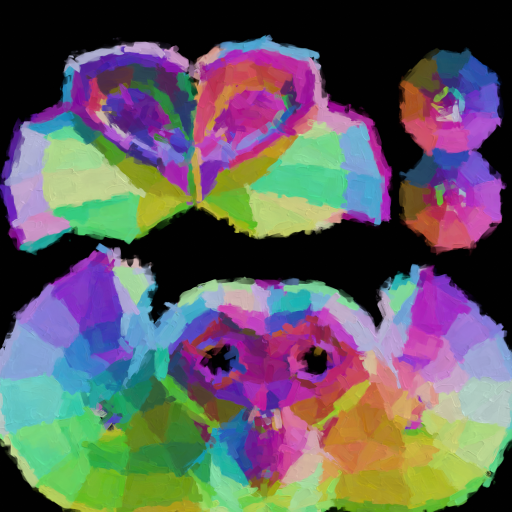
#> input picture painted.png, 1024 x 1024 px, given as the content of the folder /Users/barrett/Tristan/Projects/Blender/Thesis/Refrences, which was not available (shown at 1/2 size)
$ python brushstroke_analysis.py
#> lines starting #> are read from the running program, lines starting #| are printed output that depends on the picture; after the words box and inside, x2 and y2 are one past the last pixel; in counts of white or black regions, pixels touching at a corner belong together; pictures that were not available may be replaced by others from this repository, and a replacement may not be noted
import cv2
import os
import numpy as np
import matplotlib.pyplot as plt

def detect_strokes(image_path):
    """Detect and analyze strokes based on their direction and length."""
    image = cv2.imread(image_path)
    gray = cv2.cvtColor(image, cv2.COLOR_BGR2GRAY)
    edges = cv2.Canny(gray, 50, 150, apertureSize=3)

    # Adjusting parameters to detect longer lines and be more selective
    lines = cv2.HoughLinesP(edges, 1, np.pi / 180, threshold=30, minLineLength=10, maxLineGap=20)

    directions = []
    lengths = []

    if lines is not None:
        for line in lines:
            x1, y1, x2, y2 = line[0]
            length = np.sqrt((x2 - x1) ** 2 + (y2 - y1) ** 2)
            angle = np.arctan2(y2 - y1, x2 - x1) * 180 / np.pi
            directions.append(angle)
            lengths.append(length)
            # Drawing lines on the image for visualization
            cv2.line(image, (x1, y1), (x2, y2), (0, 255, 0), 2)

    return directions, lengths, image

def analyze_folder(folder_path, display=False):
    """Process all images in a folder for stroke direction and length analysis."""
    files = [os.path.join(folder_path, f) for f in os.listdir(folder_path) if f.endswith('.png')]
    all_directions = []
    all_lengths = []

    for file in files:
        directions, lengths, annotated_image = detect_strokes(file)
        all_directions.extend(directions)
        all_lengths.extend(lengths)

        if display:
            plt.figure(figsize=(10, 5))
            plt.imshow(cv2.cvtColor(annotated_image, cv2.COLOR_BGR2RGB))
            plt.title(f'Strokes Detected in {os.path.basename(file)}')
            plt.show()

    return all_directions, all_lengths

def plot_comparative_results(real_directions, real_lengths, generated_directions, generated_lengths):
    """Plot comparative histograms of stroke directions and lengths for both datasets."""
    plt.figure(figsize=(12, 6))

    # Plotting stroke directions comparison
    plt.subplot(1, 2, 1)
    plt.hist(real_directions, bins=180, range=(-100, 100), color='blue', alpha=0.5, label='Real Paintings')
    plt.hist(generated_directions, bins=180, range=(-100, 100), color='red', alpha=0.5, label='Generated Paintings')
    plt.title('Comparison of Stroke Directions')
    plt.xlabel('Angle (degrees)')
    plt.ylabel('Frequency')
    plt.legend()
    plt.yscale('log')

    # Plotting stroke lengths comparison
    plt.subplot(1, 2, 2)
    plt.hist(real_lengths, bins=50, color='blue', alpha=0.5, label='Real Paintings')
    plt.hist(generated_lengths, bins=50, color='red', alpha=0.5, label='Generated Paintings')
    plt.title('Comparison of Stroke Lengths')
    plt.xlabel('Length (pixels)')
    plt.ylabel('Frequency')
    plt.legend()
    plt.yscale('log')

    plt.show()

def main():
    # path_to_real_images = input("Enter the path to the folder of real paintings: ")
    path_to_real_images = "/Users/barrett/Tristan/Projects/Blender/Thesis/Refrences"

    # path_to_generated_images = input("Enter the path to the folder of generated paintings: ")
    path_to_generated_images = "/Users/barrett/Tristan/Projects/Blender/Thesis/Generated"

    print("\nAnalyzing real paintings...")
    real_directions, real_lengths = analyze_folder(path_to_real_images, display=True)
#> in detect_strokes, image is the input picture: shape (1024, 1024, 3); mean B, G, R 96.4, 92.6, 97.2
#> in detect_strokes, `gray = cv2.cvtColor(image, cv2.COLOR_BGR2GRAY)`:
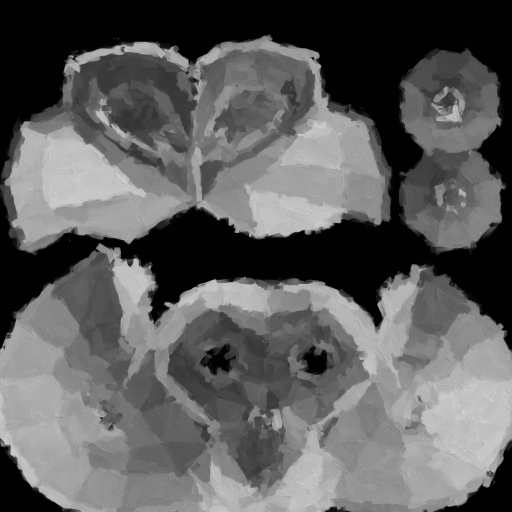
#> gray: shape (1024, 1024) (shown at 1/2 size); min 0, max 227, mean 94.4
#> in detect_strokes, `edges = cv2.Canny(gray, 50, 150, apertureSize=3)`:
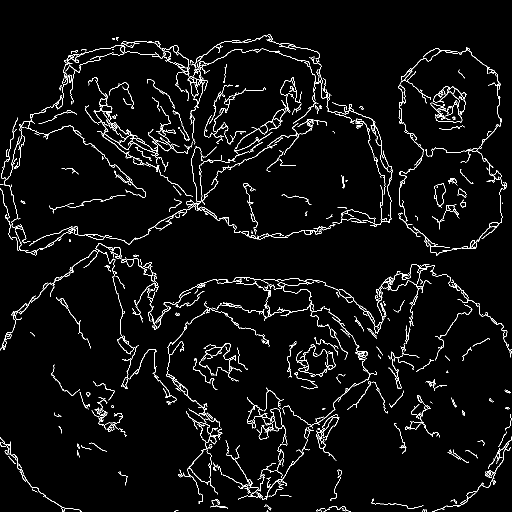
#> edges: shape (1024, 1024) (shown at 1/2 size); 3.8% white in thin lines or dots
#> in detect_strokes, `lines = cv2.HoughLinesP(edges, 1, np.pi / 180, threshold=30, minLineLe..`: lines = 2112 rows, first 6: [354, 369, 413, 428], [296, 628, 313, 657], [371, 278, 386, 277], [482, 554, 527, 562], [713, 698, 732, 716], [898, 900, 912, 914]
#> the loop in detect_strokes, `for line in lines:` made 2112 passes
#> (x1, y1, x2, y2, length, angle) on passes 1 to 3: (354, 369, 413, 428, 83.44, 45), (296, 628, 313, 657, 33.62, 59.62), (371, 278, 386, 277, 15.03, -3.81)
#> after the loop in detect_strokes, `for line in lines:`:
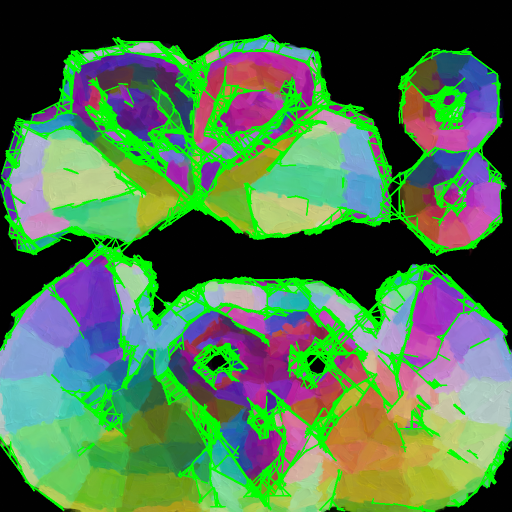
#> image: shape (1024, 1024, 3) (shown at 1/2 size); 15.46% of pixels changed, all inside (x1, y1, x2, y2) = (0, 68, 1024, 1024)
#> after the loop in detect_strokes, `for line in lines:`: directions = 2112 values, max 90 at index 298, min -90 at index 81, mean 3.05; lengths = 2112 values, max 248.9 at index 487, min 10 at index 133, mean 42.06
#> real_directions has the same summary as directions in detect_strokes; real_lengths has the same summary as lengths in detect_strokes

    print("\nAnalyzing generated paintings...")
    generated_directions, generated_lengths = analyze_folder(path_to_generated_images, display=True)
#> the loop in detect_strokes (call 2), `for line in lines:` made 2112 passes

    print("\nComparing results...")
    plot_comparative_results(real_directions, real_lengths, generated_directions, generated_lengths)
#> in plot_comparative_results, `plt.show()`:
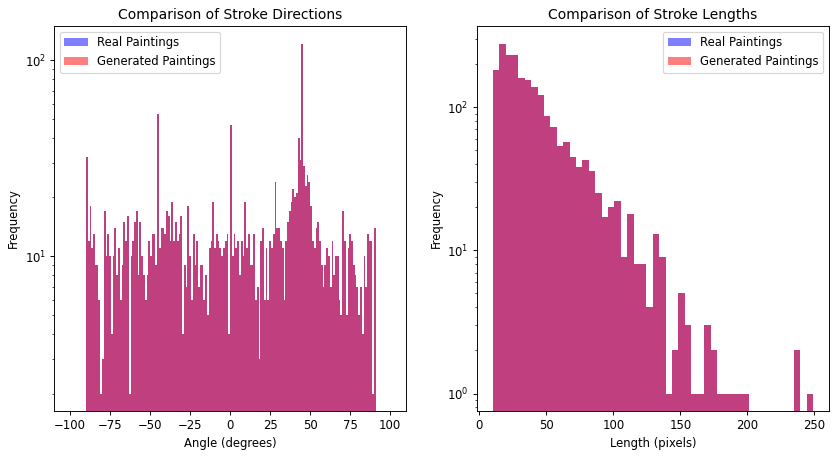
#> figure drawn by matplotlib, 2 panels; panel 1: tallest bar 122 high, from x = 44.44 to 45.56; panel 1: tallest bar 122 high, from x = 44.44 to 45.56; panel 2: tallest bar 279 high, from x = 14.78 to 19.56; panel 2: tallest bar 279 high, from x = 14.78 to 19.56

if __name__ == "__main__":
    main()
